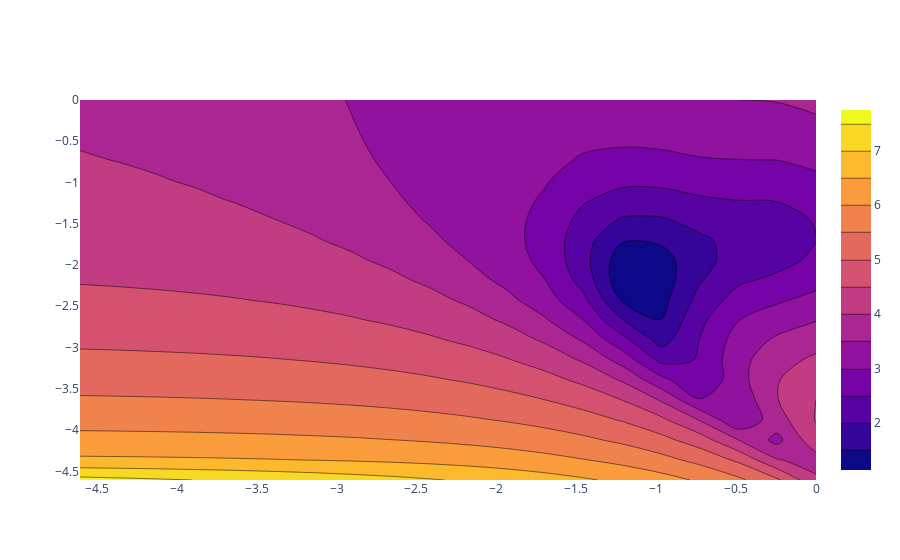

Notebook cell for this chart:
### Code cell
fig = go.Figure(data=go.Contour(z=np.log(-z), x=np.log(x), y=np.log(y)))
fig.show()

### Figure 1 — Plotly figure (JSON) as saved in the notebook; plotly's stock layout.template omitted (floating-point values rounded to 4 significant figures; data arrays with more than 128 entries replaced by an {"elided": "..."} marker saying what was removed)
{"data": [{"type": "contour", "x": [-4.605, -4.363, -4.12, -3.878, -3.636, -3.393, -3.151, -2.909, -2.666, -2.424, -2.181, -1.939, -1.697, -1.454, -1.212, -0.9695, -0.7271, -0.4848, -0.2424, 0], "y": [-4.605, -4.363, -4.12, -3.878, -3.636, -3.393, -3.151, -2.909, -2.666, -2.424, -2.181, -1.939, -1.697, -1.454, -1.212, -0.9695, -0.7271, -0.4848, -0.2424, 0], "z": {"elided": "20x20 float values"}}], "layout": {}}
